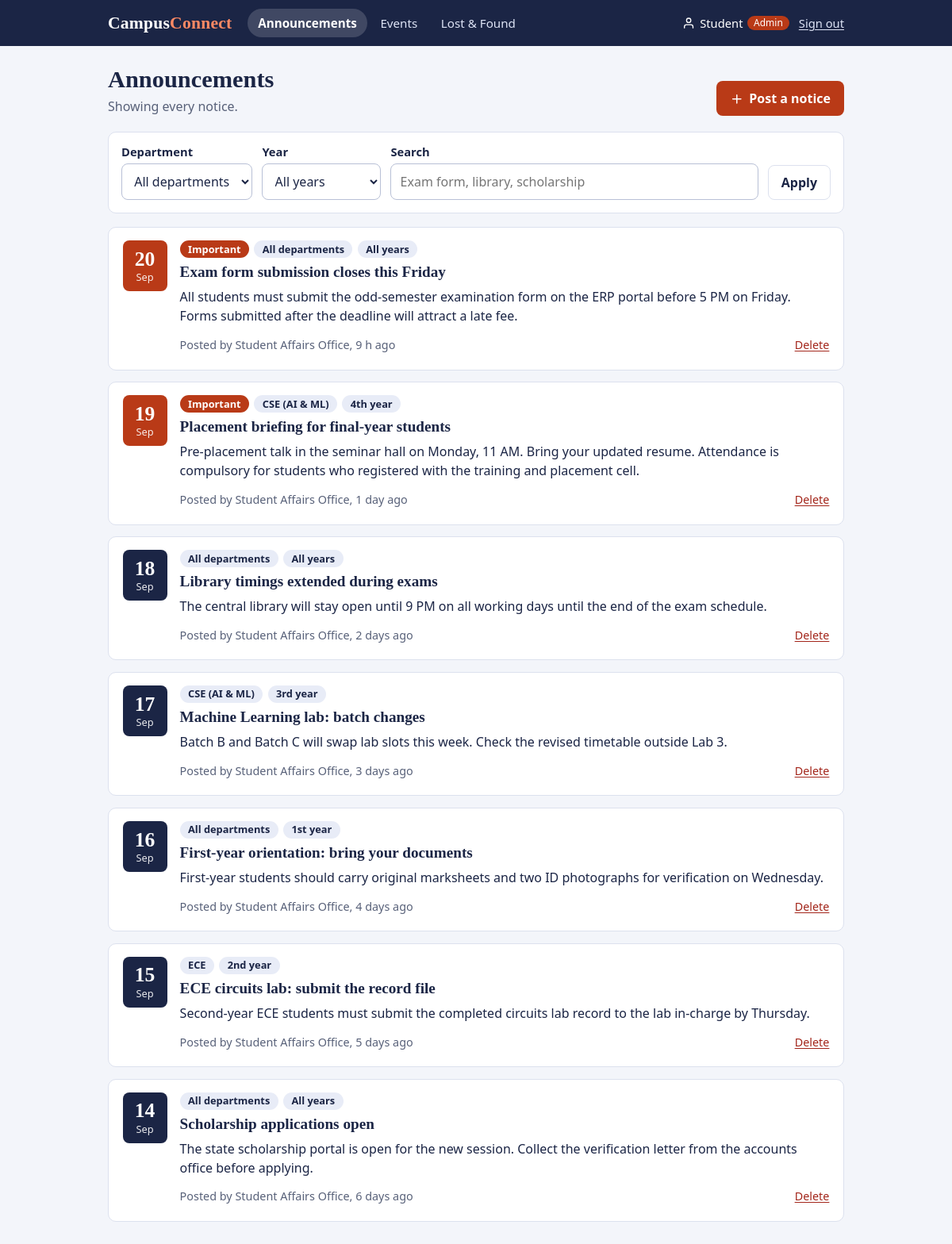
Page /announcements (signed in) on the committed database.
### tables this page shows
CREATE TABLE users (
    id            INTEGER PRIMARY KEY AUTOINCREMENT,
    name          TEXT NOT NULL,
    email         TEXT NOT NULL UNIQUE,
    password_hash TEXT NOT NULL,
    role          TEXT NOT NULL DEFAULT 'student' CHECK (role IN ('student','club','admin')),
    department    TEXT NOT NULL DEFAULT 'ALL',
    year          INTEGER NOT NULL DEFAULT 0,
    created_at    TEXT NOT NULL
);

CREATE TABLE announcements (
    id          INTEGER PRIMARY KEY AUTOINCREMENT,
    title       TEXT NOT NULL,
    body        TEXT NOT NULL,
    department  TEXT NOT NULL DEFAULT 'ALL',
    year        INTEGER NOT NULL DEFAULT 0,
    important   INTEGER NOT NULL DEFAULT 0,
    author_id   INTEGER NOT NULL REFERENCES users(id),
    created_at  TEXT NOT NULL
);

### app.py (the view)
@app.route("/announcements")
@login_required
def announcements():
    user = g.user
    default_dept = "all" if user["department"] == "ALL" else user["department"]
    default_year = "all" if user["year"] == 0 else str(user["year"])
    dept = request.args.get("dept", default_dept)
    year = request.args.get("year", default_year)
    q = request.args.get("q", "").strip()[:80]
    if dept != "all" and dept not in DEPARTMENTS:
        dept = "all"
    if year != "all" and year not in [str(y) for y in YEARS]:
        year = "all"
    sql = ("SELECT a.*, u.name AS author FROM announcements a JOIN users u ON u.id = a.author_id WHERE 1=1")
    params = []
    if dept != "all":
        sql += " AND a.department IN ('ALL', ?)"
        params.append(dept)
    if year != "all":
        sql += " AND a.year IN (0, ?)"
        params.append(int(year))
    if q:
        sql += " AND (a.title LIKE ? OR a.body LIKE ?)"
        params += [f"%{q}%", f"%{q}%"]
    sql += " ORDER BY a.important DESC, a.created_at DESC"
    rows = get_db().execute(sql, params).fetchall()
    return render_template("announcements.html", notices=rows, dept=dept, year=year, q=q,
                           filtered=(dept, year) != ("all", "all") or bool(q))

### app.py (called while the page is built)
def get_db():
    if "db" not in g:
        g.db = sqlite3.connect(DB_PATH)
        g.db.row_factory = sqlite3.Row
        g.db.execute("PRAGMA foreign_keys = ON")
    return g.db

def parse_dt(value):
    for fmt in ("%Y-%m-%d %H:%M:%S", "%Y-%m-%d"):
        try:
            return datetime.strptime(value, fmt)
        except (TypeError, ValueError):
            continue
    return None

@app.template_filter("day")
def f_day(value):
    dt = parse_dt(value)
    return str(dt.day) if dt else ""

@app.template_filter("mon")
def f_mon(value):
    dt = parse_dt(value)
    return dt.strftime("%b") if dt else ""

@app.template_filter("timeago")
def f_timeago(value):
    dt = parse_dt(value)
    if not dt:
        return ""
    secs = int((datetime.now() - dt).total_seconds())
    if secs < 60:
        return "just now"
    if secs < 3600:
        return f"{secs // 60} min ago"
    if secs < 86400:
        return f"{secs // 3600} h ago"
    if secs < 86400 * 7:
        days = secs // 86400
        return f"{days} day{'s' if days != 1 else ''} ago"
    return f"{dt.day} {dt.strftime('%b')}"

@app.template_filter("dept_label")
def f_dept(code):
    return "All departments" if code == "ALL" else DEPARTMENTS.get(code, code)

@app.template_filter("year_label")
def f_year(n):
    n = int(n or 0)
    return "All years" if n == 0 else {1: "1st year", 2: "2nd year", 3: "3rd year", 4: "4th year"}.get(n, f"Year {n}")

def csrf_token():
    if "_csrf" not in session:
        session["_csrf"] = secrets.token_hex(16)
    return session["_csrf"]

@app.context_processor
def inject_globals():
    return {"DEPARTMENTS": DEPARTMENTS, "YEARS": YEARS, "today_iso": date.today().isoformat()}

@app.before_request
def load_user_and_check_csrf():
    uid = session.get("user_id")
    g.user = get_db().execute("SELECT * FROM users WHERE id = ?", (uid,)).fetchone() if uid else None
    if request.method == "POST":
        sent = request.form.get("_csrf", "")
        if not sent or not secrets.compare_digest(sent, session.get("_csrf", "")):
            abort(400, "Your session expired. Go back, refresh the page and try again.")

def login_required(view):
    @wraps(view)
    def wrapped(*args, **kwargs):
        if g.user is None:
            flash("Sign in to continue.", "error")
            return redirect(url_for("login", next=request.path))
        return view(*args, **kwargs)
    return wrapped

### templates/announcements.html (shortened to what this page needs)
{% extends 'base.html' %}
{% from '_macros.html' import date_tile, icon, csrf %}
{% block content %}
<div class="page-head">
  <div>
    <h1>Announcements</h1>
    <p class="muted">
      {% if dept == 'all' and year == 'all' %}Showing every notice.
      {% else %}Showing notices for {{ (dept|dept_label) if dept != 'all' else 'all departments' }}, {{ (year|int|year_label) if year != 'all' else 'all years' }}.{% endif %}
    </p>
  </div>
  {% if g.user['role'] == 'admin' %}
  <a class="btn btn-primary" href="{{ url_for('announcement_new') }}">{{ icon('plus') }} Post a notice</a>
  {% endif %}
</div>
<form class="filters" method="get" data-autosubmit>
  <div>
    <label for="dept">Department</label>
    <select id="dept" name="dept">
      <option value="all" {{ 'selected' if dept == 'all' }}>All departments</option>
    </select>
  </div>
  <div>
    <label for="year">Year</label>
    <select id="year" name="year">
      <option value="all" {{ 'selected' if year == 'all' }}>All years</option>
    </select>
  </div>
  <div class="grow">
    <label for="q">Search</label>
    <input id="q" name="q" type="search" value="{{ q }}" placeholder="Exam form, library, scholarship">
  </div>
  <button class="btn btn-quiet" type="submit">Apply</button>
</form>
{% if notices %}
<div class="stack">
  {% for a in notices %}
  <article class="card notice">
    {{ date_tile(a['created_at'], alert=a['important']) }}
    <div class="card-body">
      <div class="chips">
        {% if a['important'] %}<span class="chip chip-alert">Important</span>{% endif %}
        <span class="chip">{{ a['department']|dept_label }}</span>
        <span class="chip">{{ a['year']|year_label }}</span>
      </div>
      <h2>{{ a['title'] }}</h2>
      <p class="prose">{{ a['body'] }}</p>
      <div class="card-foot">
        <span class="muted">Posted by {{ a['author'] }}, {{ a['created_at']|timeago }}</span>
        {% if g.user['role'] == 'admin' %}
        <form method="post" action="{{ url_for('announcement_delete', notice_id=a['id']) }}" data-confirm="Delete this notice for everyone?">
          {{ csrf() }}<button class="link-btn danger" type="submit">Delete</button>
        </form>
        {% endif %}
      </div>
    </div>
  </article>
  {% endfor %}
</div>
{% else %}
<div class="empty">
  <h2>No notices match these filters</h2>
  <p>Try a different department or year, or clear the search.</p>
  <a class="btn btn-quiet" href="{{ url_for('announcements', dept='all', year='all') }}">Show every notice</a>
</div>
{% endif %}
{% endblock %}

### templates/base.html (shortened to what this page needs)
{% from '_macros.html' import icon, csrf %}
<!doctype html>
<html lang="en">
<head>
  <link rel="stylesheet" href="{{ url_for('static', filename='style.css') }}">
</head>
<body>
<header class="topbar">
  <div class="topbar-inner">
    <a class="brand" href="{{ url_for('index') }}">Campus<span>Connect</span></a>
    {% if g.user %}
    {% set ep = request.endpoint or '' %}
    <nav class="nav" aria-label="Main">
      <a href="{{ url_for('announcements') }}" class="{{ 'active' if ep.startswith('announcement') }}">Announcements</a>
      <a href="{{ url_for('events') }}" class="{{ 'active' if ep.startswith('event') }}">Events</a>
      <a href="{{ url_for('lostfound') }}" class="{{ 'active' if ep.startswith('lostfound') }}">Lost &amp; Found</a>
    </nav>
    <div class="account">
      <span class="account-name">{{ icon('user') }} {{ g.user['name'].split()[0] }}
        {% if g.user['role'] != 'student' %}<span class="role-tag">{{ 'Admin' if g.user['role'] == 'admin' else 'Club' }}</span>{% endif %}
      </span>
      <form method="post" action="{{ url_for('logout') }}">{{ csrf() }}<button class="link-btn" type="submit">Sign out</button></form>
    </div>
    {% endif %}
  </div>
</header>
<main id="main" class="page">
  {% block content %}{% endblock %}
</main>
</body>
</html>

### templates/_macros.html (shortened to what this page needs)
{% macro date_tile(d, alert=False) %}
<div class="date-tile{% if alert %} is-alert{% endif %}" aria-hidden="true">
  <span class="dt-day">{{ d|day }}</span>
  <span class="dt-mon">{{ d|mon }}</span>
</div>
{% endmacro %}
{% macro icon(name) %}<svg class="icon" aria-hidden="true"><use href="#i-{{ name }}"/></svg>{% endmacro %}

### rows in the picture
users: user.name "Student", role "Admin"
announcements: created_at "20", created_at "Sep", important "Important", department|dept_label "All departments", year|year_label "All years", title "Exam form submission closes this Friday", body "All students must submit the odd-semester examination form on the ERP portal before 5 PM on Friday. Forms submitted after the deadline will attract a late fee.", author "Student Affairs Office", created_at "9 h ago"
announcements: created_at "19", created_at "Sep", important "Important", department|dept_label "CSE (AI & ML)", year|year_label "4th year", title "Placement briefing for final-year students", body "Pre-placement talk in the seminar hall on Monday, 11 AM. Bring your updated resume. Attendance is compulsory for students who registered with the training and placement cell.", author "Student Affairs Office", created_at "1 day ago"
announcements: created_at "18", created_at "Sep", department|dept_label "All departments", year|year_label "All years", title "Library timings extended during exams", body "The central library will stay open until 9 PM on all working days until the end of the exam schedule.", author "Student Affairs Office", created_at "2 days ago"
announcements: created_at "17", created_at "Sep", department|dept_label "CSE (AI & ML)", year|year_label "3rd year", title "Machine Learning lab: batch changes", body "Batch B and Batch C will swap lab slots this week. Check the revised timetable outside Lab 3.", author "Student Affairs Office", created_at "3 days ago"
announcements: created_at "16", created_at "Sep", department|dept_label "All departments", year|year_label "1st year", title "First-year orientation: bring your documents", body "First-year students should carry original marksheets and two ID photographs for verification on Wednesday.", author "Student Affairs Office", created_at "4 days ago"
announcements: created_at "15", created_at "Sep", department|dept_label "ECE", year|year_label "2nd year", title "ECE circuits lab: submit the record file", body "Second-year ECE students must submit the completed circuits lab record to the lab in-charge by Thursday.", author "Student Affairs Office", created_at "5 days ago"
announcements: created_at "14", created_at "Sep", department|dept_label "All departments", year|year_label "All years", title "Scholarship applications open", body "The state scholarship portal is open for the new session. Collect the verification letter from the accounts office before applying.", author "Student Affairs Office", created_at "6 days ago"
